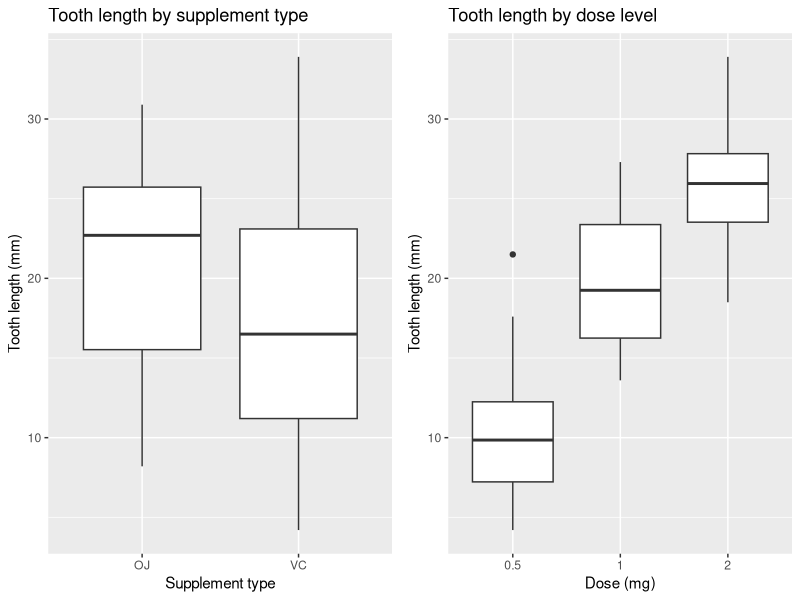
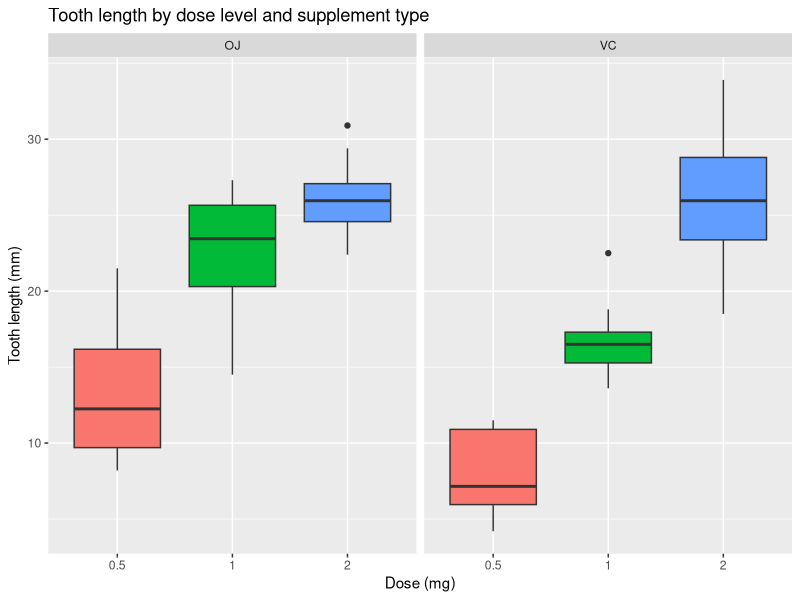

These figures' R source, in order:
## ---- chunk 1
knitr::opts_chunk$set(echo = TRUE)
library(datasets)
library(ggplot2)
library(dplyr)
library(broom)
library(grid)
## ---- chunk 2
with(ToothGrowth, table(dose, supp))
## ---- chunk 3
length_mean <- mean(ToothGrowth$len)
length_sd <- sd(ToothGrowth$len)
## ---- chunk 4

g_len_by_supp <- ggplot(ToothGrowth, aes(supp, len)) + 
  geom_boxplot() +
  xlab('Supplement type') +
  ylab('Tooth length (mm)') +
  ggtitle('Tooth length by supplement type')

g_len_by_dose <- ggplot(ToothGrowth, aes(as.factor(dose), len)) + 
  geom_boxplot() +
  xlab('Dose (mg)') +
  ylab('Tooth length (mm)') +
  ggtitle('Tooth length by dose level')

grid.newpage()
pushViewport(viewport(layout = grid.layout(1, 2, widths = c(0.5, 0.5))))
print(g_len_by_supp, vp = viewport(layout.pos.row = 1, layout.pos.col = 1))
print(g_len_by_dose, vp = viewport(layout.pos.row = 1, layout.pos.col = 2))
## ---- chunk 5

ToothGrowth %>% group_by(dose) %>% 
  summarize(
    q25 = quantile(len, 0.25),
    median = quantile(len, 0.5),
    q75 = quantile(len, 0.75)
  ) %>%
  as.data.frame
## ---- chunk 6

ggplot(ToothGrowth, aes(as.factor(dose), len)) +
  geom_boxplot(aes(fill = as.factor(dose))) + 
  facet_grid(. ~ supp) +
  xlab('Dose (mg)') +
  ylab('Tooth length (mm)') +
  ggtitle('Tooth length by dose level and supplement type') +
  theme(legend.position = "none")

## ---- chunk 7
tidy(t_diff_supp <- t.test(len ~ supp, ToothGrowth, var.equal = FALSE))
## ---- chunk 8

pairwise_results <- t.test(ToothGrowth$len[ToothGrowth$dose == 2],
       ToothGrowth$len[ToothGrowth$dose == 1]) %>% 
  tidy %>%
  mutate(
    comparison = "µ2mg - µ1mg"
  ) %>% 
  select(11,4,7,8,5)
  
pairwise_results <- t.test(ToothGrowth$len[ToothGrowth$dose == 2],
       ToothGrowth$len[ToothGrowth$dose == 0.5]) %>% 
  tidy %>%
  mutate(
    comparison = 'µ2mg - µ0.5mg'
  ) %>% 
  select(11,4,7,8,5) %>%
  bind_rows(pairwise_results, .)

pairwise_results <- t.test(ToothGrowth$len[ToothGrowth$dose == 1],
       ToothGrowth$len[ToothGrowth$dose == 0.5]) %>%
  tidy %>%
  mutate(
    comparison = 'µ1mg - µ0.5mg'
  ) %>% 
  select(11,4,7,8,5) %>%
  bind_rows(pairwise_results, .)

print.data.frame(pairwise_results)
